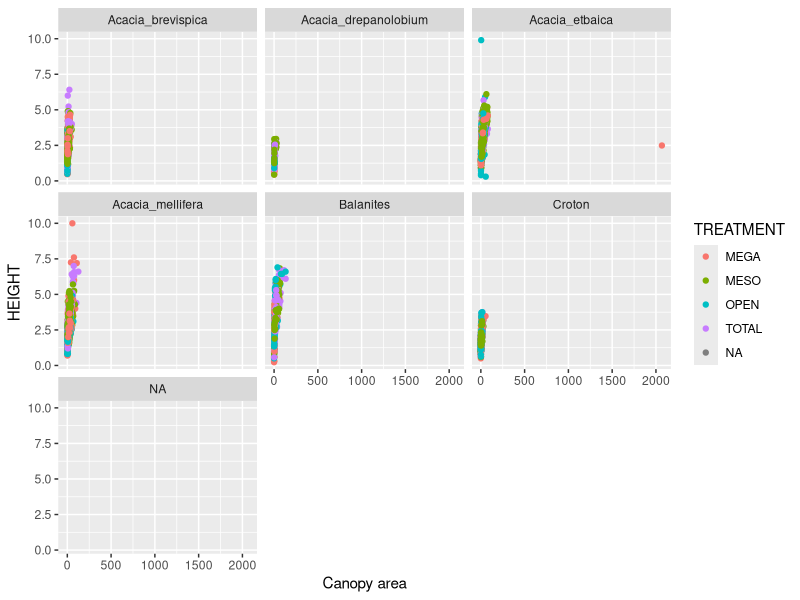
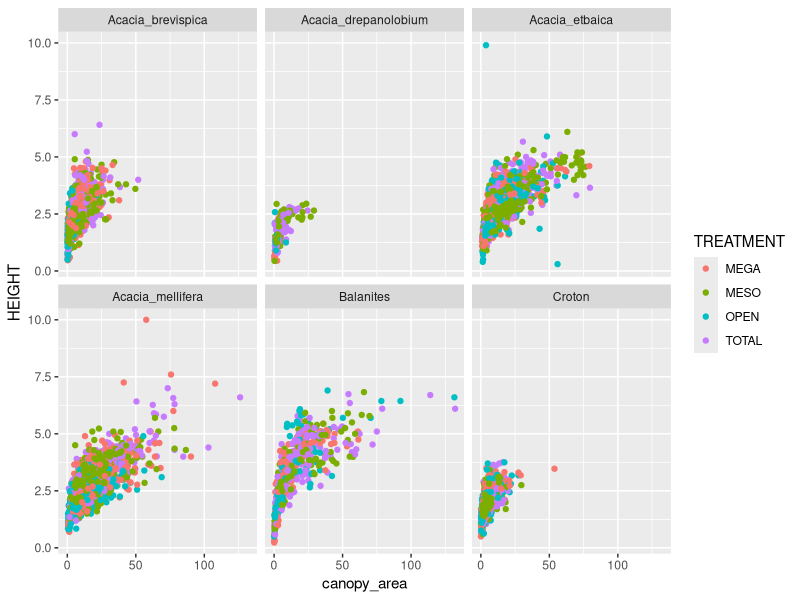
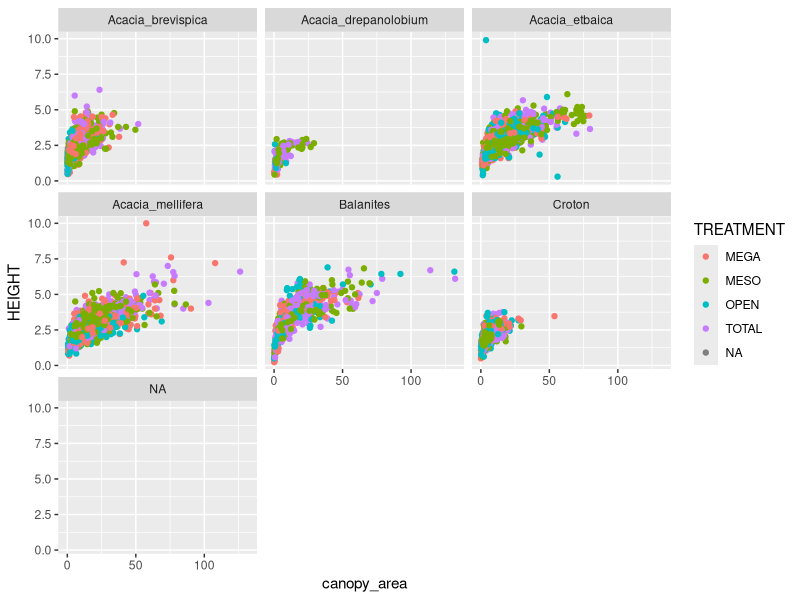
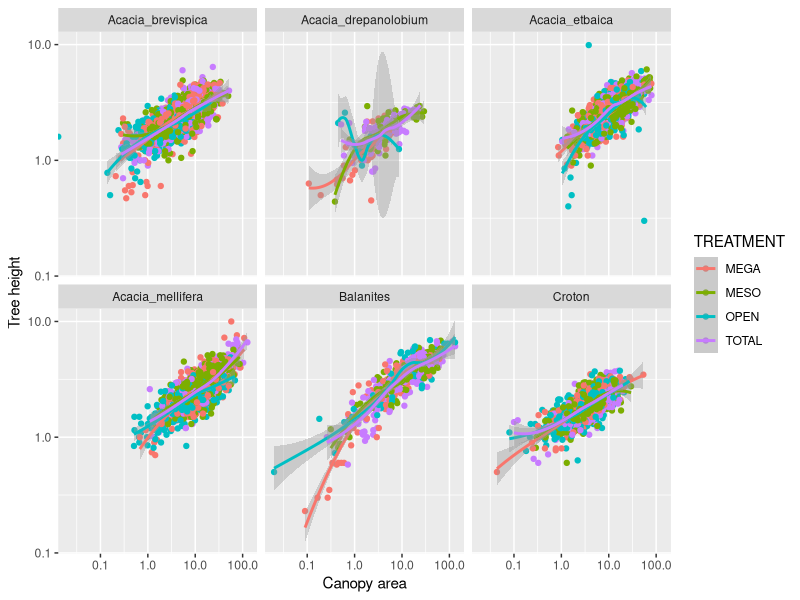
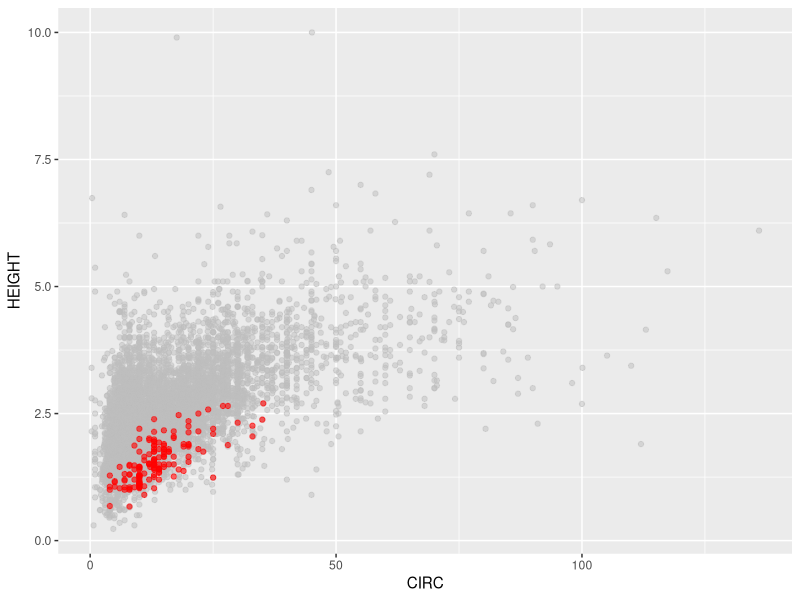
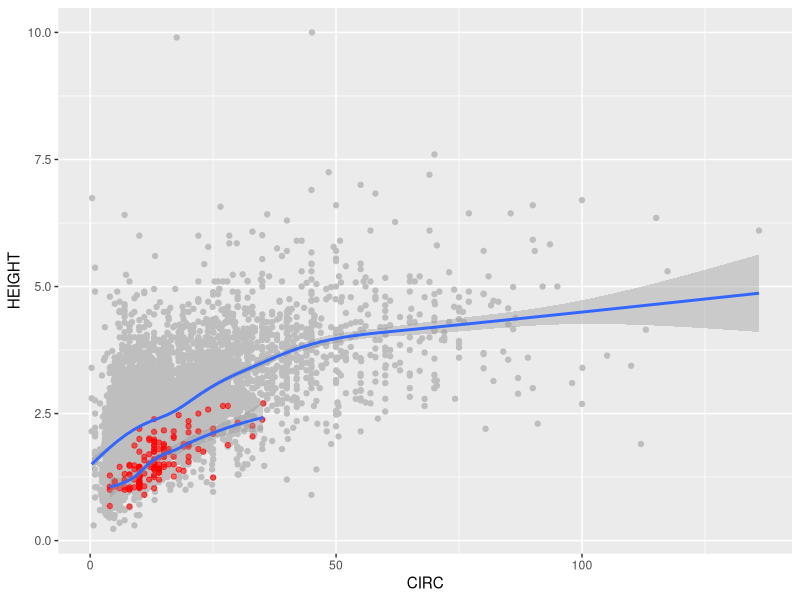
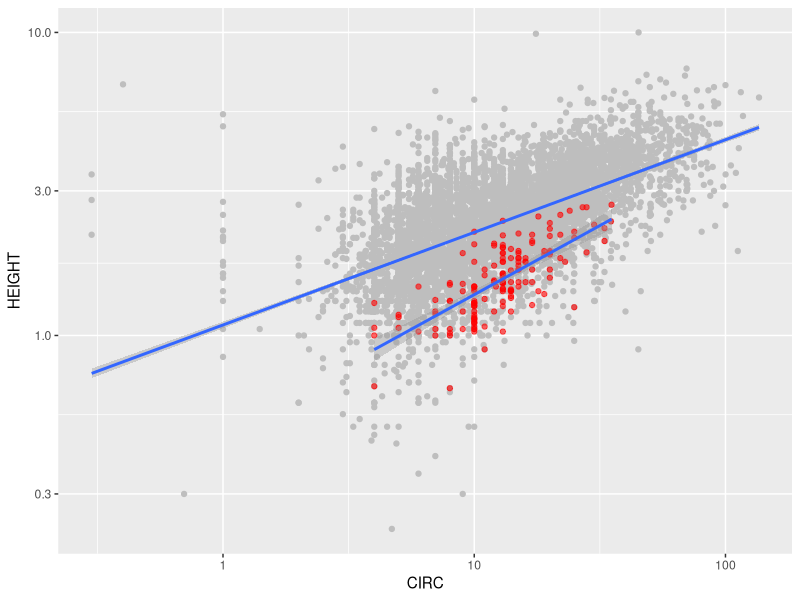

Write the R code that produced these figures, in order.
## ---- chunk 1
knitr::opts_chunk$set(echo = TRUE)
library(readr)
library(ggplot2)
# getwd()
## ---- chunk 2
trees <- read_tsv(file = "../data-raw/TREE_SURVEYS.txt")
head(trees)
## ---- chunk 3
str(trees)
head(trees$HEIGHT)
trees$HEIGHT <- as.numeric(trees$HEIGHT)
head(trees)
## ---- chunk 4
trees <- read_tsv("../data-raw/TREE_SURVEYS.txt",
               col_types = list(HEIGHT = col_double(),
                                AXIS_2 = col_double()))
## ---- chunk 5
canopy_area <- trees$AXIS_1 * trees$AXIS_2
head(trees)
trees$canopy_area <- canopy_area
trees$area <- canopy_area
## ---- chunk 6
numbers <- -10:10
letters[-4]
numbers[c(1:3,5:10)]
numbers[-4]
trees[1:3,-(5:10)]
trees
## ---- chunk 7
trees_test <- subset(trees, select=c(SURVEY, YEAR, SITE, canopy_area))
str(trees_test)
trees_test <- data.frame(SURVEY = trees$SURVEY, 
                         YEAR = trees$YEAR, 
                         SITE = trees$SITE, 
                         canopy_area = trees$canopy_area)
str(trees_test)
trees2 <- trees[,c("SURVEY", "YEAR", "SITE", "canopy_area")]
str(trees2)
## ---- chunk 8
ggplot(data = trees, mapping = aes(x = canopy_area, y = HEIGHT, color = TREATMENT)) +
  geom_point() +
  labs(x = "Canopy area") +
  facet_wrap(~SPECIES) 
## ---- chunk 9
# we can do this with the subset function
trees3 <- subset(trees, canopy_area <= 400)
# which(is.na(trees4$TREATMENT))

# OR finding the actual value that is the outlier
which(trees$canopy_area > 200)
trees[3839,]
trees4 <- trees[-3839,]
# n <- which(is.na(trees4$TREATMENT))
# trees4[n,]
## ---- chunk 10
ggplot(data = trees3, mapping = aes(x = canopy_area, y = HEIGHT, color = TREATMENT)) +
  geom_point() +
  facet_wrap(~SPECIES)
## ---- chunk 11
ggplot(data = trees4, mapping = aes(x = canopy_area, y = HEIGHT, color = TREATMENT)) +
  geom_point() +
  facet_wrap(~SPECIES)
## ---- chunk 12
ggplot(data = trees3, mapping = aes(x = canopy_area, y = HEIGHT, color = TREATMENT)) +
  geom_point() +
  scale_x_log10() +
  scale_y_log10() +
  facet_wrap(~SPECIES) +
  geom_smooth() +
  labs(x = "Canopy area", y = "Tree height")
## ---- chunk 13
# make sure to provide file name as relative path
read.csv(file = "../data-raw/ACACIA_DREPANOLOBIUM_SURVEY.txt",
         sep = "\t",
         na.strings = "dead") -> acacia


trees <- read_tsv("../data-raw/TREE_SURVEYS.txt",
               col_types = list(HEIGHT = col_double(),
                                AXIS_2 = col_double()))
## ---- chunk 14
str(acacia)
is.numeric(acacia$CIRC)
is.numeric(acacia$HEIGHT)
## ---- chunk 15
str(trees)
is.numeric(trees$CIRC)
is.numeric(trees$HEIGHT)
## ---- chunk 16
ggplot() +
  geom_point(data = trees, mapping = aes(x = CIRC, y = HEIGHT), color = "gray", alpha = 0.5) +
  geom_point(data = acacia, mapping = aes(x = CIRC, y = HEIGHT), color = "red", alpha = 0.6)
## ---- chunk 17
ggplot(data = trees, mapping = aes(x = CIRC, y = HEIGHT), color = "gray", alpha = 0.5) +
  geom_point(color = "gray") +
  geom_point(data = acacia, mapping = aes(x = CIRC, y = HEIGHT), color = "red", alpha = 0.6) +
  geom_smooth() +
geom_smooth(data = acacia, mapping = aes(x = CIRC, y = HEIGHT))
## ---- chunk 18
?geom_smooth
ggplot(data = trees, mapping = aes(x = CIRC, y = HEIGHT), color = "gray", alpha = 0.5) +
  geom_point(color = "gray") +
  geom_point(data = acacia, mapping = aes(x = CIRC, y = HEIGHT), color = "red", alpha = 0.6) +
  scale_x_log10() +
  scale_y_log10() +
  geom_smooth(method = "lm") +
geom_smooth(data = acacia, mapping = aes(x = CIRC, y = HEIGHT), method = "lm")
## ---- chunk 19
str(trees)
unique(trees$SPECIES)
acacia_sub <- subset(trees, SPECIES == "Acacia_etbaica" | SPECIES == "Acacia_mellifera" | SPECIES == "Acacia_brevispica" | SPECIES == "Acacia_drepanolobium")
str(acacia_sub)
## ---- chunk 20
other_sub <- subset(trees, SPECIES != "Acacia_etbaica" & SPECIES != "Acacia_mellifera" & SPECIES != "Acacia_brevispica" & SPECIES != "Acacia_drepanolobium")
str(other_sub)

other_sub <- subset(trees, SPECIES == "Croton" | SPECIES == "Balanites")
